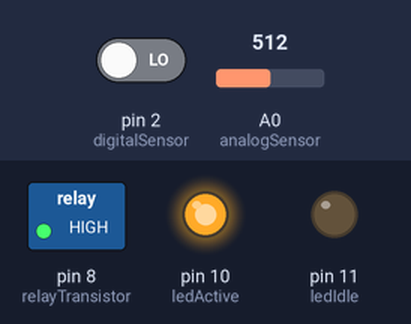
Simulated run of this sketch. Board: Arduino Uno, built with avr-gcc and run on an emulated ATmega328P. Parts: switched loads named in the sketch (green lamp = pin HIGH), output pins drawn as LEDs (lit = HIGH). The test bench sets the inputs (shaded band); at power-on: A0 (analogSensor) = 512, pin 2 (digitalSensor) LOW.

Above: at 1.2 s.
1.3 s: A0 (analogSensor) set to 219
2.8 s: A0 (analogSensor) set to 183
At 4.9 s:
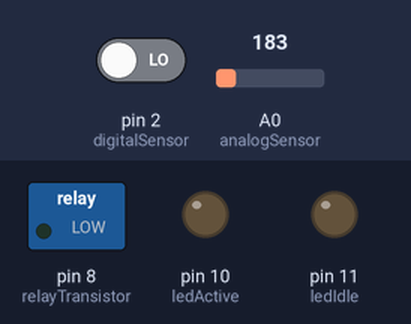
5.8 s: pin 2 (digitalSensor) driven HIGH
At 6.9 s:
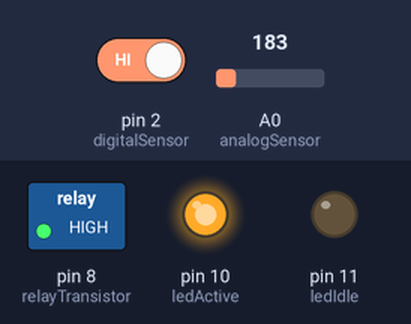
7.6 s: pin 2 (digitalSensor) driven LOW
At 7.85 s:
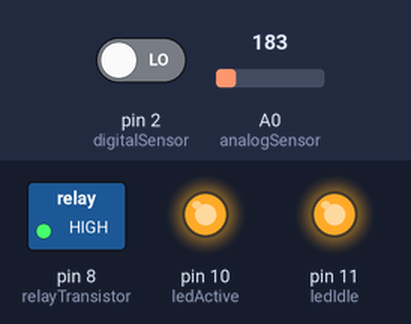
10.6 s: A0 (analogSensor) set to 210
At 11.9 s:
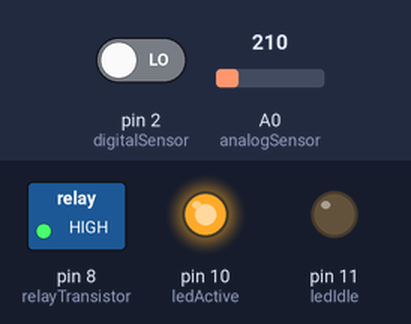
Timing chart, 0 to 13.4 s (numbered marks = the images above; inputs shaded):
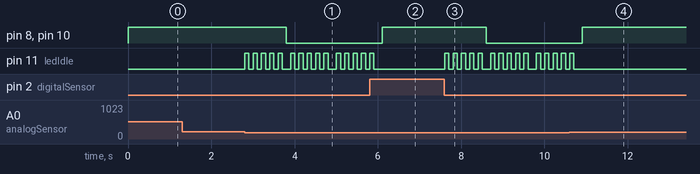

Measured:
- the behaviour switches between 201 and 200 on A0 (analogSensor) (found by bisection; images 0 and 1)
- after the input at 1.3 s, every drawn part: stays the same
- after the input at 2.8 s, pin 8 (relayTransistor), pin 10 (ledActive): HIGH → LOW after 1.0 s; pin 11 (ledIdle): LOW → HIGH at once, then repeats every 1.1 s: 4 × (LOW 0.10 s, HIGH 0.10 s), LOW 0.20 s, HIGH 0.10 s
- after the input at 5.8 s, pin 8 (relayTransistor), pin 10 (ledActive): LOW → HIGH after 0.30 s; pin 11 (ledIdle): goes on until 5.9 s, then stays LOW
- after the input at 7.6 s, pin 8 (relayTransistor), pin 10 (ledActive): HIGH → LOW after 1.0 s; pin 11 (ledIdle): LOW → HIGH at once, then repeats every 1.1 s: 4 × (LOW 0.10 s, HIGH 0.10 s), LOW 0.20 s, HIGH 0.10 s
- after the input at 10.6 s, pin 8 (relayTransistor), pin 10 (ledActive): LOW → HIGH after 0.31 s; pin 11 (ledIdle): goes on until 10.7 s, then stays LOW

The sketch:

Latching_Power_Switch_with_Auto-Off_with_PIR_Sensor.ino
```cpp
const int analogSensor = A0;
const int digitalSensor = 2;
const int relayTransistor = 8;
const int ledActive = 10;
const int ledIdle = 11;

void setup() {
  pinMode(digitalSensor, INPUT);
  pinMode(relayTransistor, OUTPUT);
  pinMode(ledActive, OUTPUT);
  pinMode(ledIdle, OUTPUT);

  digitalWrite(relayTransistor, HIGH);  // Turn ON relay to keep system running
}

void loop() {
  int analogValue = analogRead(analogSensor);
  int digitalValue = digitalRead(digitalSensor);

  if (analogValue > 200 || digitalValue == HIGH) {
    digitalWrite(ledActive, HIGH);
    digitalWrite(ledIdle, LOW);
    digitalWrite(relayTransistor, HIGH); // Keep relay ON
  } else {
    // Blink warning before shutdown
    for (int i = 0; i < 5; i++) {
      digitalWrite(ledIdle, HIGH);
      delay(100);
      digitalWrite(ledIdle, LOW);
      delay(100);
    }
    digitalWrite(ledActive, LOW);
    digitalWrite(relayTransistor, LOW); // Shut off relay = power OFF
  }

  delay(100);
}
```
